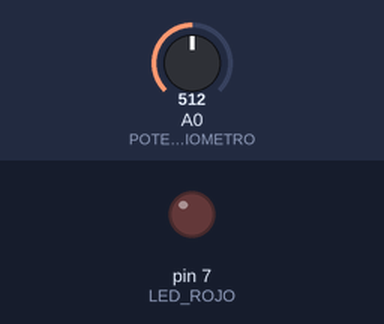
Bench run of a sketch on a simulated Arduino Uno, built with avr-gcc and run on an emulated ATmega328P. Shown: output pins drawn as LEDs (lit = HIGH). The test bench sets the inputs (shaded band); at power-on: A0 (POTENCIOMETRO) = 512.

Above: at 1.2 s.
1.3 s: A0 (POTENCIOMETRO) set to 527
At 1.8 s:
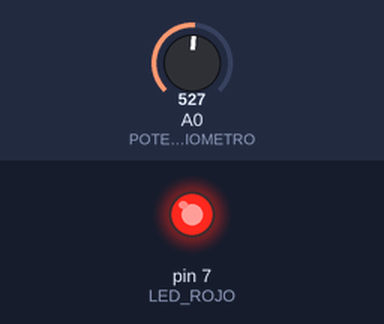
2.8 s: A0 (POTENCIOMETRO) set to 511
At 4.0 s:
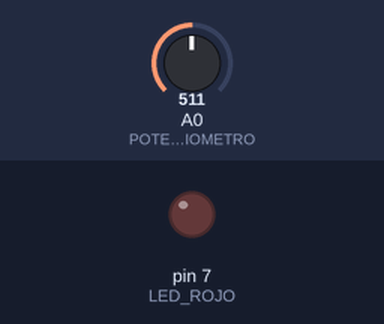
4.3 s: A0 (POTENCIOMETRO) set to 716
At 5.3 s:
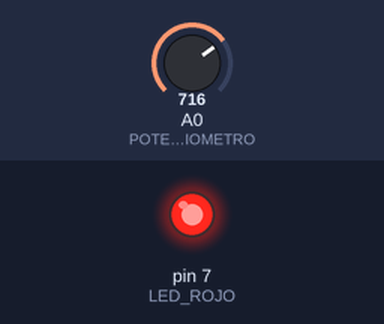
Timing chart, 0 to 7.3 s (numbered marks = the images above; inputs shaded):
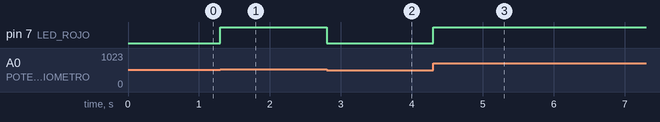

Measured:
- the behaviour switches between 512 and 513 on A0 (POTENCIOMETRO) (found by bisection; images 0 and 1)
- after the input at 1.3 s, pin 7 (LED_ROJO): LOW → HIGH at once
- after the input at 2.8 s, pin 7 (LED_ROJO): HIGH → LOW at once
- after the input at 4.3 s, pin 7 (LED_ROJO): LOW → HIGH at once

The sketch:

wifiMB.ino
```cpp
// benja vega
// practica n5 a

const int LED_ROJO=7;
const int POTENCIOMETRO = A0;

int valorPotenciometro;

void setup ()
{
  pinMode(LED_ROJO, OUTPUT);// CONFIGURO EL LED COMO SALIDA
}

void loop()
{
  valorPotenciometro = analogRead(POTENCIOMETRO);

  if(valorPotenciometro > 512)
  {
    digitalWrite(LED_ROJO, HIGH);
  }
  else
  {
    digitalWrite(LED_ROJO, LOW);
  }
}
```
